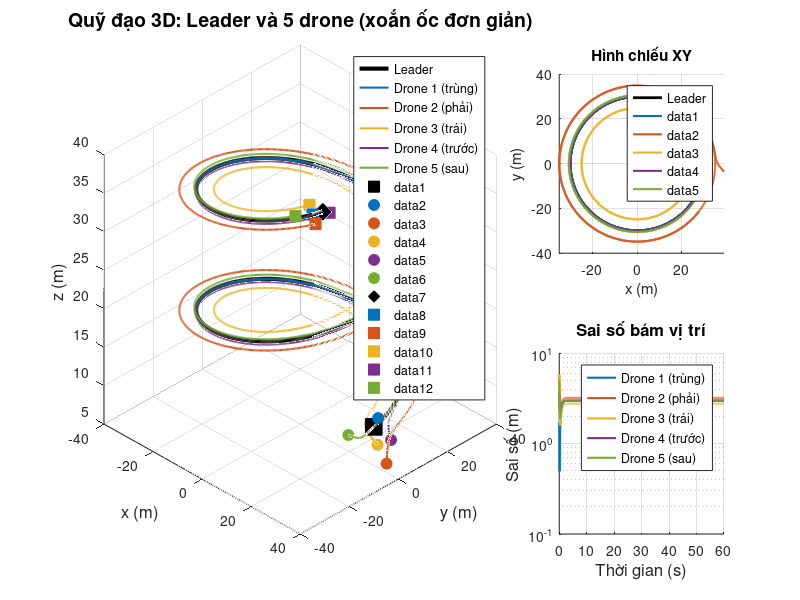

Write MATLAB code to recreate this figure. (Note: this script raises an error after producing the figure.)
%% Mô phỏng 5 drone trong không gian 3D - Quỹ đạo xoắn ốc đơn giản
% Drone 1: bám leader (offset [0;0;0])
% 4 drone còn lại: 4 vị trí trong không gian cục bộ
% Chỉ dùng góc yaw (psi) để xoay offset

clear all; close all; clc;

%% 1. THAM SỐ MÔ PHỎNG
dt = 0.05;
T = 60;
t = 0:dt:T;
n_steps = length(t);

% Tham số quỹ đạo xoắn ốc (spiral)
R = 30;                 % bán kính xoay
omega_xy = 0.2;         % tốc độ góc trong mặt phẳng XY
vz = 0.5;               % vận tốc leo theo trục Z (m/s)
z0 = 10;                % độ cao ban đầu

%% 2. TẠO QUỸ ĐẠO LEADER ẢO (3D - xoắn ốc đơn giản)
% Vị trí leader
x_leader = R * cos(omega_xy * t);
y_leader = R * sin(omega_xy * t);
z_leader = z0 + vz * t;  % tăng đều theo thời gian

% Vận tốc leader
vx_leader = -R * omega_xy * sin(omega_xy * t);
vy_leader = R * omega_xy * cos(omega_xy * t);
vz_leader = vz * ones(1, n_steps);

% Góc yaw (psi) - góc xoay quanh trục Z
% Với quỹ đạo tròn: psi = omega_xy*t + pi/2
psi_leader = atan2(y_leader, x_leader);

p_leader = [x_leader; y_leader; z_leader];

%% 3. OFFSET TRONG HỆ TỌA ĐỘ GẮN VỚI LEADER (body frame)
% Tạo 5 điểm trong không gian cục bộ:
% Drone 1: [0;0;0] - trùng leader
% Drone 2: [offset; 0; 0] - bên phải
% Drone 3: [-offset; 0; 0] - bên trái
% Drone 4: [0; offset; 0] - phía trước
% Drone 5: [0; -offset; 0] - phía sau

offset = 5;  % khoảng cách offset
offsets_body = [0, 0, 0;
                offset, 0, 0;
                -offset, 0, 0;
                0, offset, 0;
                0, -offset, 0]';  % ma trận 3x5

N = 5;  % số drone

% Tên drone cho hiển thị
drone_names = {'Drone 1 (trùng)', 'Drone 2 (phải)', 'Drone 3 (trái)', ...
               'Drone 4 (trước)', 'Drone 5 (sau)'};

%% 4. TÍNH VỊ TRÍ MONG MUỐN p_star(i) = p_leader + R(psi) * offset_body(i)
p_star = zeros(3, N, n_steps);

for k = 1:n_steps
    psi = psi_leader(k);
    
    % Ma trận quay quanh trục Z (chỉ dùng yaw)
    % Từ body frame sang world frame
    R_psi = [cos(psi), -sin(psi), 0;
             sin(psi), cos(psi), 0;
             0, 0, 1];
    
    for i = 1:N
        % Xoay offset từ body frame sang world frame
        offset_world = R_psi * offsets_body(:,i);
        
        % Vị trí mong muốn = vị trí leader + offset đã xoay
        p_star(:,i,k) = p_leader(:,k) + offset_world;
    end
end

%% 5. KIỂM TRA KHOẢNG CÁCH
fprintf('=== KIỂM TRA KHOẢNG CÁCH ===\n');
for i = 1:N
    dist_to_leader = zeros(1, n_steps);
    for k = 1:n_steps
        dist_to_leader(k) = norm(p_star(:,i,k) - p_leader(:,k));
    end
    fprintf('Drone %d: Khoảng cách đến leader = %.2f ± %.2f m\n', ...
            i, mean(dist_to_leader), std(dist_to_leader));
end

%% 6. THIẾT LẬP MA TRẬN KẾT NỐI
A_adj = ones(N,N) - eye(N);  % fully connected
a_ij = 0.5;

% Ma trận Laplacian
L = zeros(N,N);
for i = 1:N
    for j = 1:N
        if i ~= j && A_adj(i,j) == 1
            L(i,i) = L(i,i) + a_ij;
            L(i,j) = -a_ij;
        end
    end
end

%% 7. THAM SỐ ĐIỀU KHIỂN
kp = 2.0;    % hệ số bám vị trí

%% 8. KHỞI TẠO VỊ TRÍ DRONE (có sai số)
rng(42);
p_drone = zeros(3, N, n_steps);
for i = 1:N
    p_drone(:,i,1) = p_star(:,i,1) + 3 * randn(3,1);
end

% Drone 1 bắt đầu gần leader hơn
p_drone(:,1,1) = p_leader(:,1) + 0.5 * randn(3,1);

%% 9. VÒNG LẬP MÔ PHỎNG - CÔNG THỨC (6.5) trong 3D
fprintf('Đang mô phỏng 5 drone trong không gian 3D...\n');

for k = 1:n_steps-1
    p_current = p_drone(:,:,k);
    p_star_k = p_star(:,:,k);
    
    % Sai số vị trí e_i = p_i^* - p_i
    e_pos = p_star_k - p_current;
    
    % Tính u theo công thức (6.5)
    u = zeros(3, N);
    
    for i = 1:N
        % Thành phần bám vị trí
        u(:,i) = kp * e_pos(:,i);
        
        % Thành phần đồng thuận
        for j = 1:N
            if i ~= j
                u(:,i) = u(:,i) - a_ij * (e_pos(:,j) - e_pos(:,i));
            end
        end
    end
    
    % Cập nhật vị trí
    p_drone(:,:,k+1) = p_current + dt * u;
end

%% 10. VẼ KẾT QUẢ 3D
figure('Position', [50, 50, 1400, 900]);

% Plot 1: Quỹ đạo 3D
subplot(2,3,[1,2,4,5]);
hold on;

% Vẽ quỹ đạo leader
plot3(p_leader(1,:), p_leader(2,:), p_leader(3,:), 'k-', 'LineWidth', 3, 'DisplayName', 'Leader');

% Vẽ quỹ đạo các drone
colors = lines(N);
for i = 1:N
    plot3(squeeze(p_drone(1,i,:)), squeeze(p_drone(2,i,:)), squeeze(p_drone(3,i,:)), ...
          'Color', colors(i,:), 'LineWidth', 1.5, 'DisplayName', drone_names{i});
end

% Đánh dấu điểm đầu
plot3(p_leader(1,1), p_leader(2,1), p_leader(3,1), 'ks', 'MarkerSize', 12, 'MarkerFaceColor', 'k');
for i = 1:N
    plot3(p_drone(1,i,1), p_drone(2,i,1), p_drone(3,i,1), 'o', 'Color', colors(i,:), ...
          'MarkerSize', 8, 'MarkerFaceColor', colors(i,:));
end

% Đánh dấu điểm cuối
plot3(p_leader(1,end), p_leader(2,end), p_leader(3,end), 'kd', 'MarkerSize', 12, 'MarkerFaceColor', 'k');
for i = 1:N
    plot3(p_drone(1,i,end), p_drone(2,i,end), p_drone(3,i,end), 's', 'Color', colors(i,:), ...
          'MarkerSize', 8, 'MarkerFaceColor', colors(i,:));
end

xlabel('x (m)', 'FontSize', 12);
ylabel('y (m)', 'FontSize', 12);
zlabel('z (m)', 'FontSize', 12);
title('Quỹ đạo 3D: Leader và 5 drone (xoắn ốc đơn giản)', 'FontSize', 14);
legend('Location', 'best');
grid on;
view(45, 30);  % góc nhìn 3D

% Plot 2: Hình chiếu XY
subplot(2,3,3);
hold on;
plot(p_leader(1,:), p_leader(2,:), 'k-', 'LineWidth', 2, 'DisplayName', 'Leader');
for i = 1:N
    plot(squeeze(p_drone(1,i,:)), squeeze(p_drone(2,i,:)), 'Color', colors(i,:), 'LineWidth', 1.5);
end
xlabel('x (m)'); ylabel('y (m)');
title('Hình chiếu XY');
axis equal; grid on;
legend('Location', 'best');

% Plot 3: Sai số bám
subplot(2,3,6);
hold on;
for i = 1:N
    error = zeros(1, n_steps);
    for k = 1:n_steps
        error(k) = norm(p_star(:,i,k) - p_drone(:,i,k));
    end
    semilogy(t, error, 'Color', colors(i,:), 'LineWidth', 1.5);
end
xlabel('Thời gian (s)', 'FontSize', 12);
ylabel('Sai số (m)', 'FontSize', 12);
title('Sai số bám vị trí', 'FontSize', 12);
grid on;
legend(drone_names, 'Location', 'best');

sgtitle('Mô phỏng 5 drone trong không gian 3D - Quỹ đạo xoắn ốc', 'FontSize', 16);

%% 11. TÍNH TOÁN SAI SỐ CUỐI CÙNG
fprintf('\n=== SAI SỐ CUỐI CÙNG (t = %.1f s) ===\n', T);
for i = 1:N
    error_final = norm(p_star(:,i,end) - p_drone(:,i,end));
    fprintf('Drone %d: %.4f m\n', i, error_final);
end

%% 12. VẼ HÌNH MINH HỌA FORMATION TẠI MỘT SỐ THỜI ĐIỂM
figure('Position', [150, 150, 1200, 400]);

snapshot_times = [0, 20, 40, 60];
for s = 1:4
    subplot(1,4,s);
    hold on;
    
    [~, idx] = min(abs(t - snapshot_times(s)));
    
    % Vẽ leader
    plot3(p_leader(1,idx), p_leader(2,idx), p_leader(3,idx), 'ks', ...
          'MarkerSize', 15, 'MarkerFaceColor', 'k');
    
    % Vẽ các drone
    for i = 1:N
        plot3(p_drone(1,i,idx), p_drone(2,i,idx), p_drone(3,i,idx), 'o', ...
              'Color', colors(i,:), 'MarkerSize', 10, 'MarkerFaceColor', colors(i,:));
    end
    
    % Vẽ kết nối giữa các drone (tạo thành hình chữ thập)
    % Nối drone 2-3 (phải-trái)
    plot3([p_drone(1,2,idx), p_drone(1,3,idx)], ...
          [p_drone(2,2,idx), p_drone(2,3,idx)], ...
          [p_drone(3,2,idx), p_drone(3,3,idx)], 'k--', 'LineWidth', 0.5);
    
    % Nối drone 4-5 (trước-sau)
    plot3([p_drone(1,4,idx), p_drone(1,5,idx)], ...
          [p_drone(2,4,idx), p_drone(2,5,idx)], ...
          [p_drone(3,4,idx), p_drone(3,5,idx)], 'k--', 'LineWidth', 0.5);
    
    xlabel('x (m)'); ylabel('y (m)'); zlabel('z (m)');
    title(sprintf('t = %.1f s', t(idx)));
    grid on;
    view(45, 30);
    xlim([-40, 40]); ylim([-40, 40]); zlim([0, 50]);
end
sgtitle('Formation tại các thời điểm', 'FontSize', 14);

%% 13. KẾT LUẬN
fprintf('\n=== GIẢI THÍCH ===\n');
fprintf('1. Leader bay theo quỹ đạo xoắn ốc: x = Rcos(ωt), y = Rsin(ωt), z = z0 + v_z*t\n');
fprintf('2. Vị trí drone i: p_i = p_leader + R(psi) * offset_i\n');
fprintf('3. R(psi) là ma trận xoay quanh trục Z với góc psi = atan2(vy, vx)\n');
fprintf('4. Offsets trong body frame:\n');
for i = 1:N
    fprintf('   %s: [%.1f, %.1f, %.1f]\n', drone_names{i}, offsets_body(1,i), offsets_body(2,i), offsets_body(3,i));
end
fprintf('5. Luật điều khiển: u_i = k_p(p_i^* - p_i) + Σa_ij((p_j^*-p_j) - (p_i^*-p_i))\n');
